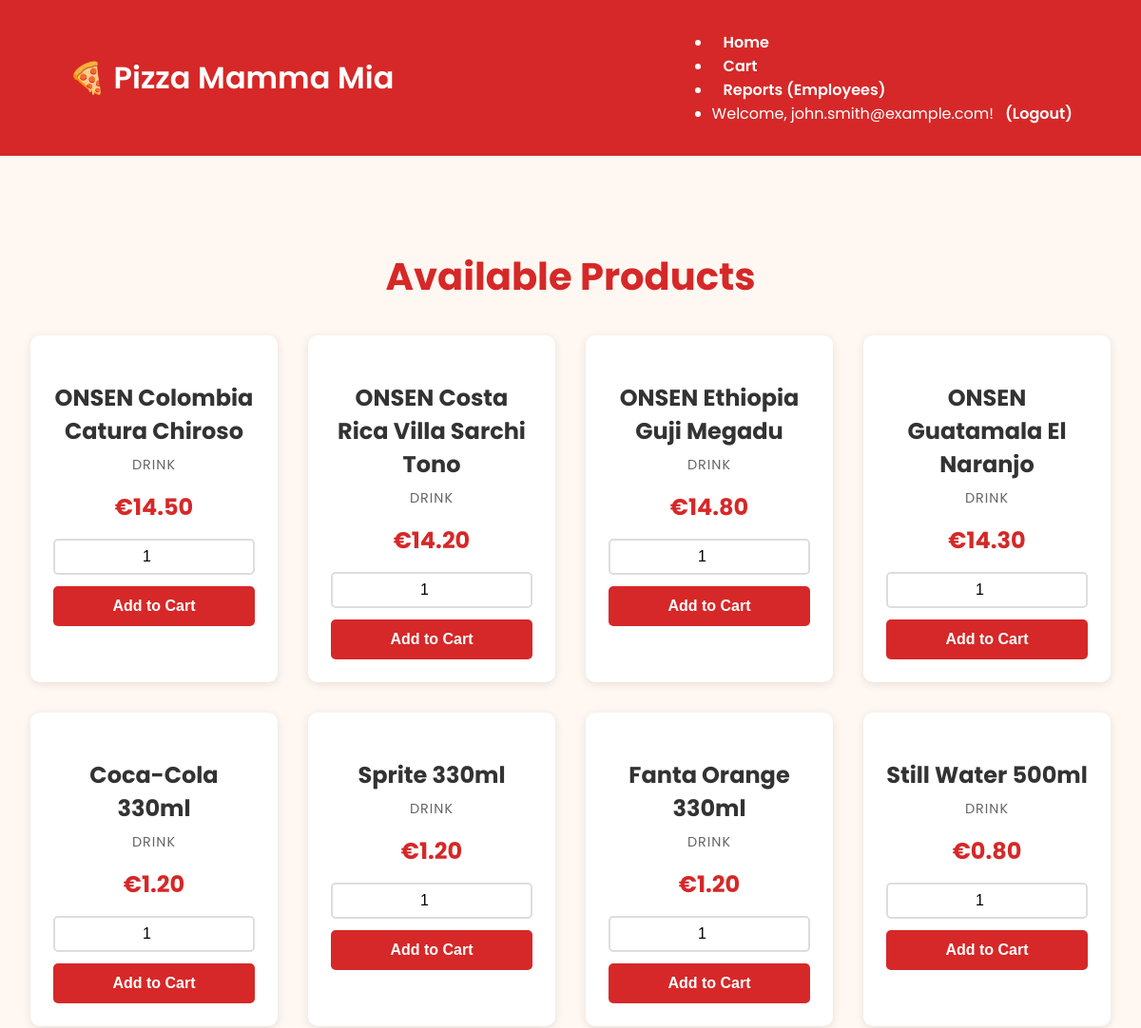
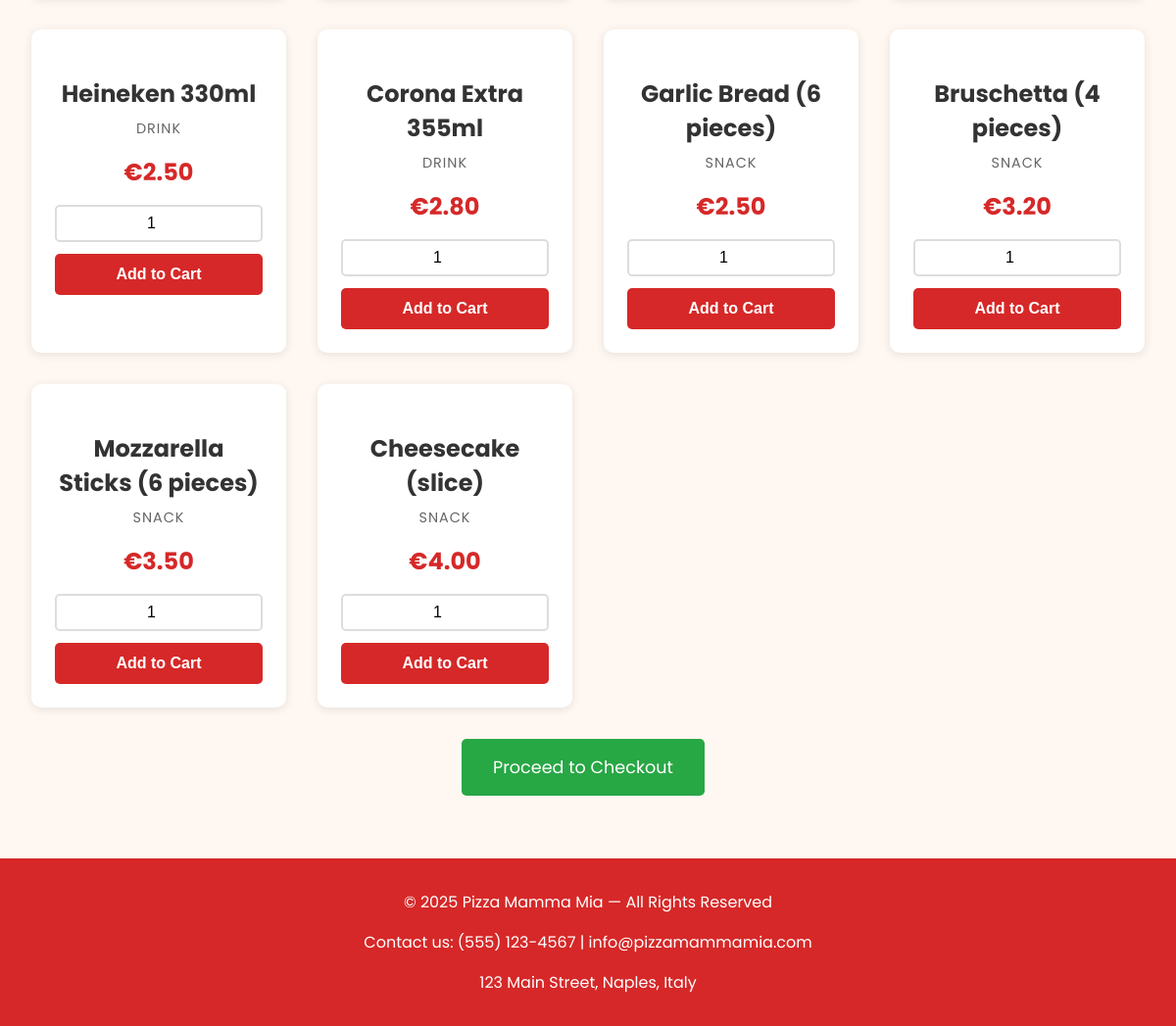
The app's page /products (signed in) with its own data (2 pictures, top to bottom).
### ORM/Customer.py (models this page shows, shortened)
class Customer(db.Model):
    __tablename__ = 'Customer'
    customer_id = db.Column(db.Integer, primary_key=True, autoincrement=True)
    first_name = db.Column(db.String(80), nullable=False)
    last_name = db.Column(db.String(80), nullable=False)
    email = db.Column(db.String(254), nullable=False, unique=True)
    password = db.Column(db.String(255), nullable=False)
    birth_date = db.Column(db.Date, nullable=False)
    postcode = db.Column(db.String(20), nullable=False)
    gender = db.Column(db.String(10), nullable=False)
    __table_args__ = (
        CheckConstraint('birth_date <= CURRENT_DATE', name='chk_birth_date'),
        CheckConstraint("postcode REGEXP '^[0-9]{5}$'", name='chk_postcode'),
    )

### ORM/Product.py (models this page shows, shortened)
class Product(db.Model):
    __tablename__ = "Product"
    product_id = db.Column(db.Integer, primary_key=True)
    name = db.Column(db.String(120), nullable=False, unique=True)
    category = db.Column(db.String(50))
    cost = db.Column(db.Float, nullable=False)
    active = db.Column(db.Boolean, default=True)
    order_products = db.relationship("OrderProduct", back_populates="product")

### main.py (the view)
@app.route("/products")
def products_page():
    customer_id = session.get("customer_id")
    customer = Customer.query.get(customer_id) if customer_id else None
    products = Product.query.filter_by(active=True).all()
    return render_template(
        "products_page.html",
        products=products,
        current_year=datetime.now().year,
        customer=customer
    )

### templates/products_page.html (shortened to what this page needs)
{% extends "home_base.html" %}
{% block content %}
<section class="products">
    <h2>Available Products</h2>
    {% if products %}
        <div class="product-grid">
            {% for product in products %}
            <div class="product-card">
                <h3>{{ product.name }}</h3>
                <p class="product-category">{{ product.category|capitalize }}</p>
                <p class="product-price">€{{ "%.2f"|format(product.cost) }}</p>
                <form action="{{ url_for('add_product_to_cart', product_id=product.product_id) }}" method="POST">
                    <input type="number" name="quantity" value="1" min="1" class="quantity-input">
                    <button type="submit" class="btn">Add to Cart</button>
                </form>
            </div>
            {% endfor %}
        </div>
        <div class="products-actions">
            <a href="{{ url_for('checkout_page') }}" class="btn primary">Proceed to Checkout</a>
        </div>
    {% else %}
        <p>No products available.</p>
    {% endif %}
</section>
{% endblock %}

### templates/home_base.html (shortened to what this page needs)
<!DOCTYPE html>
<html lang="en">
<head>
    <link rel="stylesheet" href="{{ url_for('static', filename='style.css') }}">
</head>
<body>
    <header class="navbar">
        <div class="container">
            <h1 class="logo"><a href="{{ url_for('index') }}">🍕 Pizza Mamma Mia</a></h1>
            <nav>
                <ul>
                    <li><a href="{{ url_for('index') }}">Home</a></li>
                    <li><a href="{{ url_for('cart_summary_route') }}">Cart</a></li>
                    <li><a href="{{ url_for('reports_page') }}">Reports (Employees)</a></li>
                    {% if session.get('customer_id') %}
                        <li>
                            Welcome, {{ session.get('customer_name') }}!<a href="{{ url_for('logout') }}">(Logout)</a>
                        </li>
                    {% else %}
                        <li><a href="{{ url_for('signIn_route') }}">Sign In</a></li>
                    {% endif %}
                </ul>
            </nav>
        </div>
    </header>
    <main class="content">
        {% block content %}{% endblock %}
    </main>
    <footer class="footer">
        <p>&copy; {{ current_year }} Pizza Mamma Mia — All Rights Reserved</p>
        <p>Contact us: (555) 123-4567 | info@pizzamammamia.com</p>
        <p>123 Main Street, Naples, Italy</p>
    </footer>
</body>
</html>

### static/style.css (style rules this page uses)
:root { --pizza-red: #d62828; --pizza-yellow: #fcbf49; --pizza-light: #fff8f2; --pizza-cream: #fff0e1; --text-dark: #333; }
* { box-sizing: border-box; }
body { font-family: 'Poppins', sans-serif; margin: 0; background-color: var(--pizza-light); color: var(--text-dark); display: flex; flex-direction: column; min-height: 100vh; }
a { text-decoration: none; color: inherit; }
.navbar { background-color: var(--pizza-red); color: white; padding: 1rem 0; }
.navbar .container { width: 90%; margin: 0 auto; display: flex; justify-content: space-between; align-items: center; flex-wrap: wrap; }
.navbar a { color: white; margin: 0 0.75rem; font-weight: 600; transition: color 0.2s ease; }
.footer { text-align: center; padding: 1rem; background-color: var(--pizza-red); color: white; margin-top: auto; }
.btn { padding: 10px 20px; background-color: #28a745; color: white; text-decoration: none; border-radius: 5px; margin-right: 10px; display: inline-block; border: none; cursor: pointer; font-size: 1rem; }
.products { max-width: 1200px; margin: 2rem auto; padding: 2rem; }
.products h2 { color: var(--pizza-red); text-align: center; margin-bottom: 2rem; font-size: 2.5rem; }
.product-grid { display: grid; grid-template-columns: repeat(auto-fill, minmax(250px, 1fr)); gap: 2rem; margin-bottom: 2rem; }
.product-card { background: white; border-radius: 10px; padding: 1.5rem; text-align: center; box-shadow: 0 2px 10px rgba(0, 0, 0, 0.1); transition: transform 0.3s, box-shadow 0.3s; }
.product-card h3 { color: var(--text-dark); font-size: 1.5rem; margin-bottom: 0.5rem; }
.product-category { color: #666; font-size: 0.9rem; text-transform: uppercase; letter-spacing: 1px; margin: 0.5rem 0; }
.product-price { font-size: 1.5rem; font-weight: bold; color: var(--pizza-red); margin: 1rem 0; }
.product-card form { display: flex; flex-direction: column; gap: 0.75rem; margin-top: 1rem; }
.product-card .quantity-input { padding: 0.5rem; border: 2px solid #ddd; border-radius: 5px; font-size: 1rem; text-align: center; }
.product-card .btn { width: 100%; padding: 0.75rem; background-color: var(--pizza-red); color: white; border: none; border-radius: 5px; cursor: pointer; font-size: 1rem; font-weight: 600; transition: background-color 0.3s; }
.products-actions { text-align: center; margin-top: 2rem; }
.products-actions .btn { padding: 1rem 2rem; font-size: 1.1rem; }

### records on screen
Customer: get "john.smith@example.com"
Product: name "ONSEN Colombia Catura Chiroso", category "DRINK", cost "14.50"
Product: name "ONSEN Costa Rica Villa Sarchi Tono", category "DRINK", cost "14.20"
Product: name "ONSEN Ethiopia Guji Megadu", category "DRINK", cost "14.80"
Product: name "ONSEN Guatamala El Naranjo", category "DRINK", cost "14.30"
Product: name "Coca-Cola 330ml", category "DRINK", cost "1.20"
Product: name "Sprite 330ml", category "DRINK", cost "1.20"
Product: name "Fanta Orange 330ml", category "DRINK", cost "1.20"
Product: name "Still Water 500ml", category "DRINK", cost "0.80"
Product: name "Heineken 330ml", category "DRINK", cost "2.50"
Product: name "Corona Extra 355ml", category "DRINK", cost "2.80"
Product: name "Garlic Bread (6 pieces)", category "SNACK", cost "2.50"
Product: name "Bruschetta (4 pieces)", category "SNACK", cost "3.20"
Product: name "Mozzarella Sticks (6 pieces)", category "SNACK", cost "3.50"
Product: name "Cheesecake (slice)", category "SNACK", cost "4.00"
